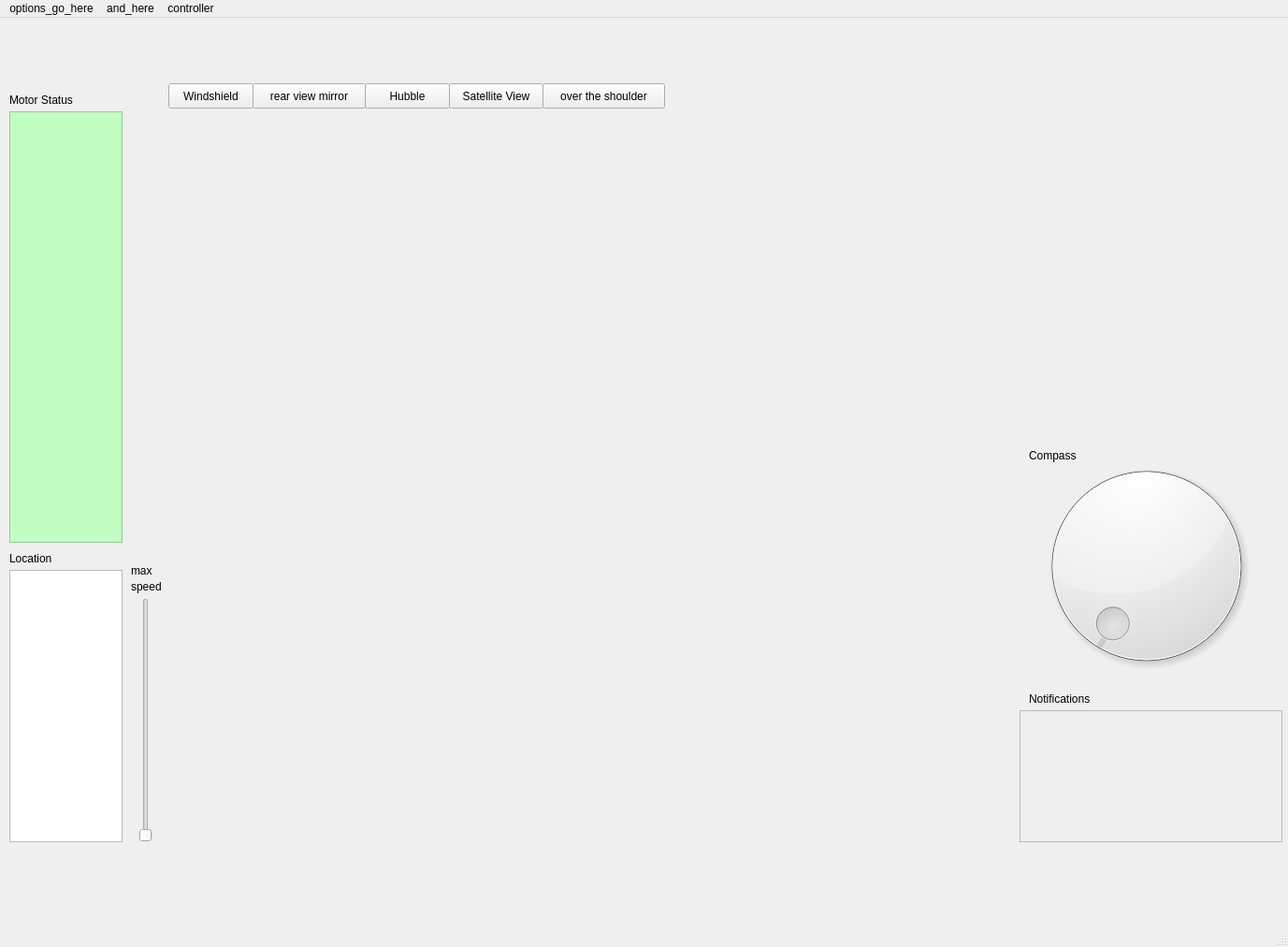
<?xml version="1.0" encoding="UTF-8"?>
<ui version="4.0">
 <class>MainWindow</class>
 <widget class="QMainWindow" name="MainWindow">
  <property name="geometry">
   <rect>
    <x>0</x>
    <y>0</y>
    <width>1377</width>
    <height>1012</height>
   </rect>
  </property>
  <property name="windowTitle">
   <string>MainWindow</string>
  </property>
  <widget class="QWidget" name="centralwidget">
   <widget class="QWidget" name="Driving_viewport" native="true">
    <property name="geometry">
     <rect>
      <x>180</x>
      <y>100</y>
      <width>911</width>
      <height>781</height>
     </rect>
    </property>
   </widget>
   <widget class="QScrollArea" name="scrollArea">
    <property name="geometry">
     <rect>
      <x>1090</x>
      <y>740</y>
      <width>281</width>
      <height>141</height>
     </rect>
    </property>
    <property name="widgetResizable">
     <bool>true</bool>
    </property>
    <widget class="QWidget" name="scrollAreaWidgetContents">
     <property name="geometry">
      <rect>
       <x>0</x>
       <y>0</y>
       <width>279</width>
       <height>139</height>
      </rect>
     </property>
    </widget>
   </widget>
   <widget class="QListView" name="Motor_status">
    <property name="geometry">
     <rect>
      <x>10</x>
      <y>100</y>
      <width>121</width>
      <height>461</height>
     </rect>
    </property>
    <property name="styleSheet">
     <string notr="true">background-color: rgb(195, 255, 194);
alternate-background-color: rgb(252, 156, 158);</string>
    </property>
   </widget>
   <widget class="QListView" name="GPS_coords">
    <property name="geometry">
     <rect>
      <x>10</x>
      <y>590</y>
      <width>121</width>
      <height>291</height>
     </rect>
    </property>
   </widget>
   <widget class="QSlider" name="Max_speed">
    <property name="geometry">
     <rect>
      <x>140</x>
      <y>620</y>
      <width>31</width>
      <height>261</height>
     </rect>
    </property>
    <property name="orientation">
     <enum>Qt::Vertical</enum>
    </property>
   </widget>
   <widget class="QDial" name="compass_placeholder">
    <property name="geometry">
     <rect>
      <x>1090</x>
      <y>460</y>
      <width>271</width>
      <height>251</height>
     </rect>
    </property>
   </widget>
   <widget class="QLabel" name="label">
    <property name="geometry">
     <rect>
      <x>140</x>
      <y>580</y>
      <width>31</width>
      <height>21</height>
     </rect>
    </property>
    <property name="text">
     <string>max</string>
    </property>
   </widget>
   <widget class="QLabel" name="label_2">
    <property name="geometry">
     <rect>
      <x>140</x>
      <y>600</y>
      <width>41</width>
      <height>16</height>
     </rect>
    </property>
    <property name="text">
     <string>speed</string>
    </property>
   </widget>
   <widget class="QLabel" name="label_3">
    <property name="geometry">
     <rect>
      <x>10</x>
      <y>570</y>
      <width>111</width>
      <height>16</height>
     </rect>
    </property>
    <property name="text">
     <string>Location</string>
    </property>
   </widget>
   <widget class="QLabel" name="label_4">
    <property name="geometry">
     <rect>
      <x>10</x>
      <y>80</y>
      <width>121</width>
      <height>16</height>
     </rect>
    </property>
    <property name="text">
     <string>Motor Status</string>
    </property>
   </widget>
   <widget class="QLabel" name="label_5">
    <property name="geometry">
     <rect>
      <x>1100</x>
      <y>720</y>
      <width>181</width>
      <height>16</height>
     </rect>
    </property>
    <property name="text">
     <string>Notifications</string>
    </property>
   </widget>
   <widget class="QLabel" name="label_6">
    <property name="geometry">
     <rect>
      <x>1100</x>
      <y>460</y>
      <width>241</width>
      <height>16</height>
     </rect>
    </property>
    <property name="text">
     <string>Compass</string>
    </property>
   </widget>
   <widget class="QPushButton" name="pushButton">
    <property name="geometry">
     <rect>
      <x>180</x>
      <y>70</y>
      <width>91</width>
      <height>27</height>
     </rect>
    </property>
    <property name="text">
     <string>Windshield</string>
    </property>
   </widget>
   <widget class="QPushButton" name="pushButton_2">
    <property name="geometry">
     <rect>
      <x>270</x>
      <y>70</y>
      <width>121</width>
      <height>27</height>
     </rect>
    </property>
    <property name="text">
     <string>rear view mirror</string>
    </property>
   </widget>
   <widget class="QPushButton" name="pushButton_3">
    <property name="geometry">
     <rect>
      <x>390</x>
      <y>70</y>
      <width>91</width>
      <height>27</height>
     </rect>
    </property>
    <property name="text">
     <string>Hubble</string>
    </property>
   </widget>
   <widget class="QPushButton" name="pushButton_4">
    <property name="geometry">
     <rect>
      <x>480</x>
      <y>70</y>
      <width>101</width>
      <height>27</height>
     </rect>
    </property>
    <property name="text">
     <string>Satellite View</string>
    </property>
   </widget>
   <widget class="QPushButton" name="pushButton_5">
    <property name="geometry">
     <rect>
      <x>580</x>
      <y>70</y>
      <width>131</width>
      <height>27</height>
     </rect>
    </property>
    <property name="text">
     <string>over the shoulder</string>
    </property>
   </widget>
  </widget>
  <widget class="QMenuBar" name="menubar">
   <property name="geometry">
    <rect>
     <x>0</x>
     <y>0</y>
     <width>1377</width>
     <height>23</height>
    </rect>
   </property>
   <widget class="QMenu" name="menuOptions_go_here">
    <property name="title">
     <string>options_go_here</string>
    </property>
   </widget>
   <widget class="QMenu" name="menuAnd_here">
    <property name="title">
     <string>and_here</string>
    </property>
   </widget>
   <widget class="QMenu" name="menuController">
    <property name="title">
     <string>controller</string>
    </property>
    <addaction name="actionJoystick"/>
    <addaction name="actionDualshock"/>
    <addaction name="actionNovit_Falcon"/>
    <addaction name="separator"/>
    <addaction name="actionJoystick_2"/>
    <addaction name="actionDualshock_2"/>
    <addaction name="actionWasd"/>
   </widget>
   <addaction name="menuOptions_go_here"/>
   <addaction name="menuAnd_here"/>
   <addaction name="menuController"/>
  </widget>
  <widget class="QStatusBar" name="statusbar"/>
  <action name="actionJoystick">
   <property name="checkable">
    <bool>true</bool>
   </property>
   <property name="text">
    <string>joystick</string>
   </property>
  </action>
  <action name="actionDualshock">
   <property name="checkable">
    <bool>true</bool>
   </property>
   <property name="text">
    <string>dualshock</string>
   </property>
  </action>
  <action name="actionNovit_Falcon">
   <property name="checkable">
    <bool>true</bool>
   </property>
   <property name="text">
    <string>Novit_Falcon!!!</string>
   </property>
  </action>
  <action name="actionJoystick_2">
   <property name="checkable">
    <bool>true</bool>
   </property>
   <property name="text">
    <string>joystick</string>
   </property>
  </action>
  <action name="actionDualshock_2">
   <property name="checkable">
    <bool>true</bool>
   </property>
   <property name="text">
    <string>dualshock</string>
   </property>
  </action>
  <action name="actionWasd">
   <property name="checkable">
    <bool>true</bool>
   </property>
   <property name="text">
    <string>wasd</string>
   </property>
  </action>
 </widget>
 <resources/>
 <connections/>
</ui>
